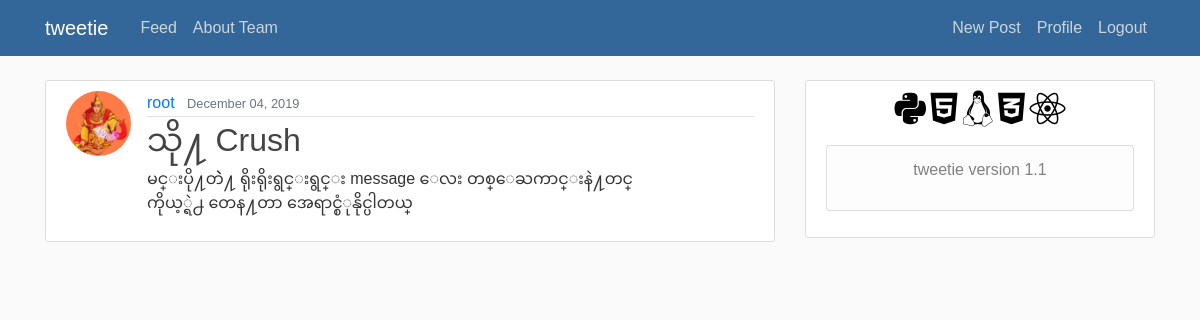
The page /post/41/ (signed in) on the database its author committed.
### blog/models.py (models this page shows, shortened)
class Post(models.Model):
    title = models.CharField(max_length=100)
    content = models.TextField()
    date_posted = models.DateTimeField(default=timezone.now)
    author = models.ForeignKey(User, on_delete=models.CASCADE)

### users/models.py (models this page shows, shortened)
class Profile(models.Model):
    user = models.OneToOneField(User, on_delete=models.CASCADE)
    image = models.ImageField(default='default.jpg', upload_to='profile_pics')

### blog/views.py (the view)
# urls.py: path('post/<int:pk>/', PostDetailView.as_view(), name='post-detail'),
class PostDetailView(DetailView):
    model = Post

### blog/templates/blog/post_detail.html (shortened to what this page needs)
{% extends "blog/base.html" %}
{% block content %}
  <article class="media content-section">
    <img class="rounded-circle article-img" src="{{ object.author.profile.image.url }}">
    <div class="media-body">
      <div class="article-metadata">
        <a class="mr-2" href="{% url 'user-posts' object.author.username %}">{{ object.author }}</a>
        <small class="text-muted">{{ object.date_posted|date:"F d, Y" }}</small>
      </div>
      <h2 class="article-title">{{ object.title }}</h2>
      <p class="article-content">{{ object.content }}</p>
    </div>
  </article>
{% endblock content %}

### blog/static/blog/main.css (style rules this page uses)
body { background: #fafafa; color: #333333; margin-top: 5rem; font-family: 'Nunito', sans-serif; font-weight: 300; }
h1, h2, h3, h4, h5, h6 { color: #444444; }
.content-section { background: #ffffff; padding: 10px 20px; border: 1px solid #dddddd; border-radius: 3px; margin-bottom: 20px; }
.article-title { color: #444444; }
.article-content { white-space: pre-line; }
.article-img { height: 65px; width: 65px; margin-right: 16px; }
.article-metadata { padding-bottom: 1px; margin-bottom: 4px; border-bottom: 1px solid #e3e3e3 }

### rows shown on the page
Post: author.profile.image (picture), author "root", date_posted "December 04, 2019", title "သို႔ Crush", content "မင္းပို႔တဲဲ႔ ရိုးရိုးရွင္းရွင္း message ေလး တစ္ေႀကာင္းနဲ႔တင္ ကိုယ့္ရဲ႕ တေန႔တာ အေရာင္စံုနိုင္ပါတယ္"
